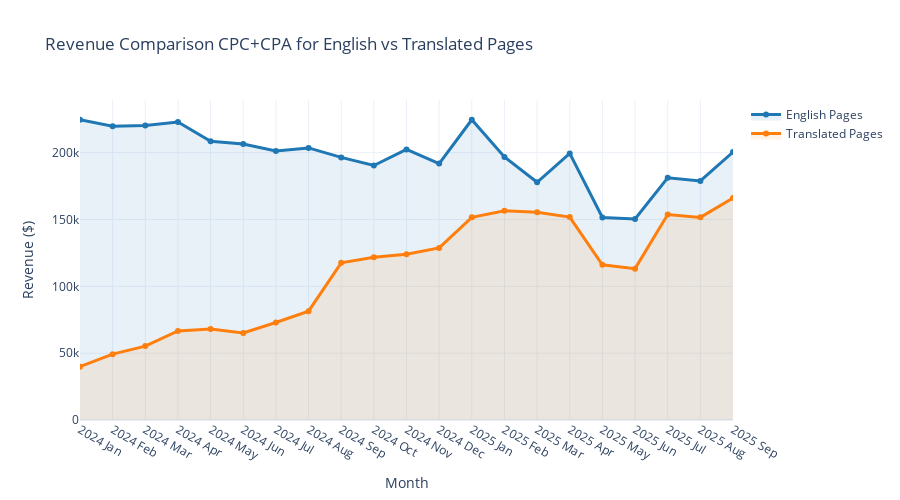

The notebook cell this image was saved under:
### Code cell
fig1 = go.Figure()

eng_total_rev_monthly = cpa_eng + cpc_eng
trans_total_rev_monthly = cpa_trans + cpc_trans

fig1.add_trace(go.Scatter(
    x=months,
    y=eng_total_rev_monthly,
    mode='lines+markers',
    name='English Pages',
    line=dict(color='#1f77b4', width=3),
    fill='tozeroy',
    fillcolor='rgba(31, 119, 180, 0.1)'
))

fig1.add_trace(go.Scatter(
    x=months,
    y=trans_total_rev_monthly,
    mode='lines+markers',
    name='Translated Pages',
    line=dict(color='#ff7f0e', width=3),
    fill='tozeroy',
    fillcolor='rgba(255, 127, 14, 0.1)'
))

fig1.update_layout(
    title='Revenue Comparison CPC+CPA for English vs Translated Pages',
    xaxis_title='Month',
    yaxis_title='Revenue ($)',
    hovermode='x unified',
    height=500,
    template='plotly_white',
    font=dict(size=12),
    showlegend=True
)
fig1.show()

### Figure 1 — Plotly figure (JSON) as saved in the notebook; plotly's stock layout.template omitted (floating-point values rounded to 4 significant figures)
{"data": [{"fill": "tozeroy", "fillcolor": "rgba(31, 119, 180, 0.1)", "line": {"color": "#1f77b4", "width": 3}, "mode": "lines+markers", "name": "English Pages", "type": "scatter", "x": ["2024 Jan", "2024 Feb", "2024 Mar", "2024 Apr", "2024 May", "2024 Jun", "2024 Jul", "2024 Aug", "2024 Sep", "2024 Oct", "2024 Nov", "2024 Dec", "2025 Jan", "2025 Feb", "2025 Mar", "2025 Apr", "2025 May", "2025 Jun", "2025 Jul", "2025 Aug", "2025 Sep"], "y": [224562, 219706, 220386, 222953, 208438, 206497, 201268, 203542, 196438, 190374, 202382, 191808, 224601, 196752, 177841, 199433, 151490, 150440, 181138, 178803, 200449]}, {"fill": "tozeroy", "fillcolor": "rgba(255, 127, 14, 0.1)", "line": {"color": "#ff7f0e", "width": 3}, "mode": "lines+markers", "name": "Translated Pages", "type": "scatter", "x": ["2024 Jan", "2024 Feb", "2024 Mar", "2024 Apr", "2024 May", "2024 Jun", "2024 Jul", "2024 Aug", "2024 Sep", "2024 Oct", "2024 Nov", "2024 Dec", "2025 Jan", "2025 Feb", "2025 Mar", "2025 Apr", "2025 May", "2025 Jun", "2025 Jul", "2025 Aug", "2025 Sep"], "y": [39905, 49254, 55289, 66655, 68104, 65134, 72942, 81396, 117596, 121758, 123948, 128709, 151629, 156442, 155337, 151801, 116082, 113215, 153657, 151578, 165977]}], "layout": {"font": {"size": 12}, "height": 500, "hovermode": "x unified", "showlegend": true, "title": {"text": "Revenue Comparison CPC+CPA for English vs Translated Pages"}, "xaxis": {"title": {"text": "Month"}}, "yaxis": {"title": {"text": "Revenue ($)"}}}}
